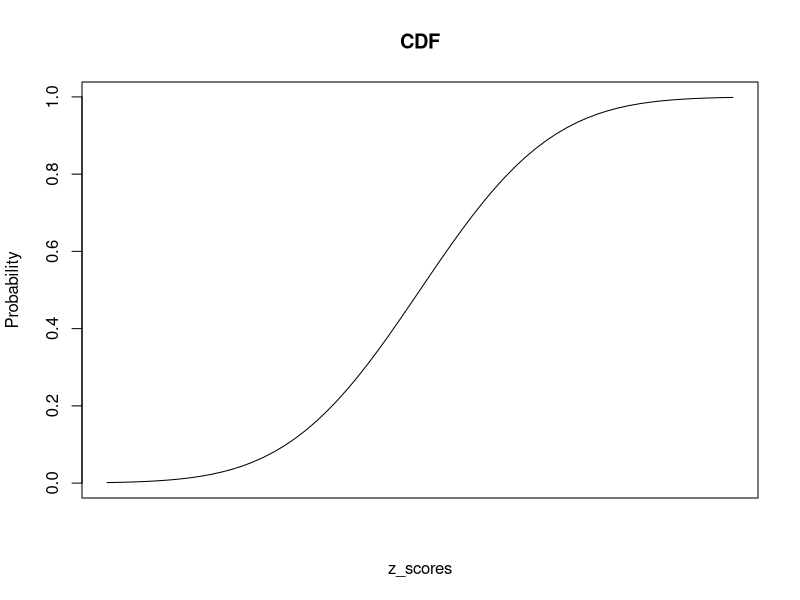
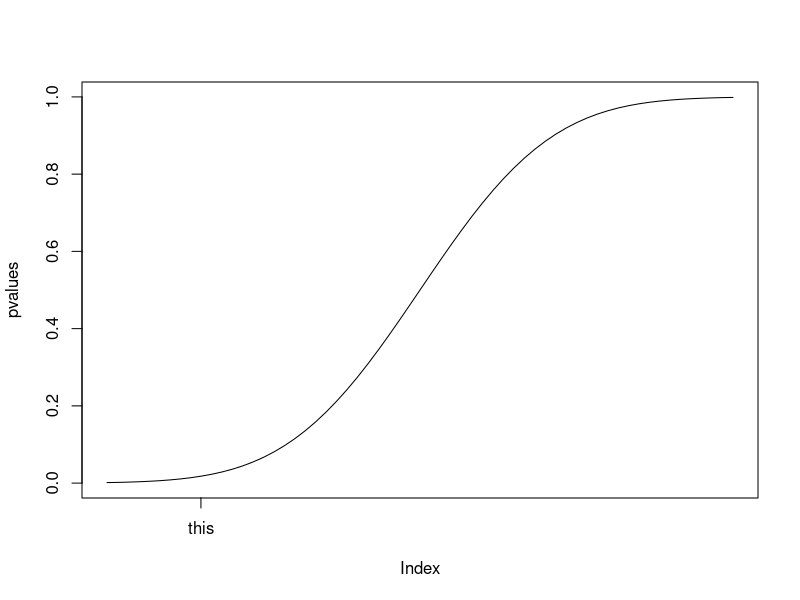
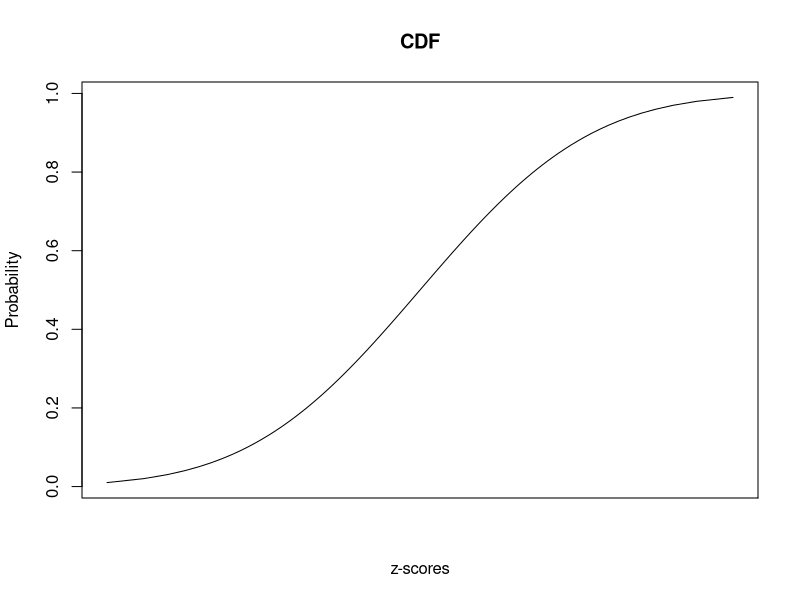

Write R code to recreate these figures, in order. (Note: this script raises an error after producing the figures.)
## ---- chunk 1
knitr::opts_chunk$set(echo = TRUE)
## ---- chunk 2
z_scores <- seq(-3, 3, by=.1) #x軸
pvalues <- pnorm(z_scores) #pnorm是畫cdf，值從0~1=>y軸
plot(z_scores,pvalues, type="l",
     ylab="Probability",
     xaxt="n",
     main="CDF")  #畫cdf
## ---- chunk 3
z_scores <- seq(-3, 3, by=.1) #x軸
pvalues <- pnorm(z_scores) #pnorm是畫cdf，值從0~1=>y軸
plot(pvalues, type="l",xaxt="n")  

oo <- rep(F,length(z_scores))  
#rep() 函數可以生成重複變數的向量，共產生length(z_scores)個False

oo[10] <- T  #將第10個改成T
#oo[50] <- T

axis(1, at=which(oo), label="this") #找到第10個#1是定位在下面

## ---- chunk 4
yy <- seq(0,1,length=100)
yy <- yy[c(-1,-100)]   #因為第1個和第100個是-+Inf
z_scores <- qnorm(yy)  #利用yy找z_scores機率值反找回去
pvalues <- pnorm(z_scores)
plot(z_scores,pvalues, type="l",
     xlab="z-scores",
     ylab="Probability",
     xaxt="n",            #不畫x軸座標點
     main="CDF")
axis(1, at=which(round(pvalues,2) == 0.2), labels = round(qnorm(0.2),2))

#找p-values=0.2對下來的點，用round取小數兩位 #which要用兩個=
#y軸哪一個值會等於pnorm(-2)/qnorm是pnorm的反函數(可以用來反查)
## ---- chunk 5
uu <- seq(0,1,length=100)
z_scores <- qnorm(uu)
z_scores[3] <-NA
which(z_scores==Inf)
which(z_scores==-Inf)
which(z_scores==-NA)
NA=NA
NA=Inf

#清資料方法1
is.na(z_scores) 
whcih(is.na(z_scores)) #找
cleandta <-z_scores[whcih(!is.na(z_scores))] #刪除

#清資料方法2
c1 <- z_scores[whcih(!is.na(z_scores))] #找
c2 <- z_scores[!is.na(z_scores)] #刪除
## ---- chunk 6
x3 <- function(arg1,arg2,arg3){
  rst<-arg1*arg2*arg3
  return(rst)
}

x3(2,3,1)
## ---- chunk 7
right <- pnorm(1)
left <- pnorm(-1)
right-left
## ---- chunk 8
right <- pnorm(2)
left <- pnorm(-2)
right-left
## ---- chunk 9
persentbysd <- function(sd){
right <- pnorm(sd)
left <- pnorm(-sd)
return(right-left)
}

persentbysd(1)
persentbysd(2)
## ---- chunk 10
myfilter <- function(x,min,max){
  rst <- x<=max  #<=2
  le2 <-x[rst]
  rst2 <- le2 >=min #>=-2
  xx <- le2[rst2]
  return(xx)
}

x <-rnorm(10) #隨機10個亂數
myfilter(x,-0.2,0.2)
## ---- chunk 11
myfilter <- function(x,min,max){
  le2 <-x[x<=max]
  xx <- le2[le2 >=min]
  return(xx)
}

x <-rnorm(10)
myfilter(x,-0.2,0.2)
## ---- chunk 12
x <-rpois(30,5)  
#產生n個二項分佈的隨機亂數：rpois(n,lambda)卜瓦松
#寫一個函數要找出來偶數
x[x%%2==0]

## ---- chunk 13
x <-rpois(30,5)  
#產生n個二項分佈的隨機亂數：rpois(n,lambda)
#從卜瓦松平均5，抽30個
#寫一個函數要找出來偶數

myfunction <- function(v){
  return(v[v%%2==0])
}
x
myfunction(x)
